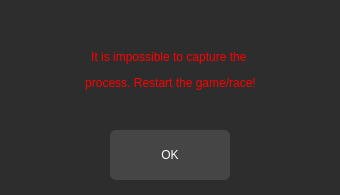
<?xml version="1.0" encoding="UTF-8"?>
<ui version="4.0">
 <class>Form</class>
 <widget class="QWidget" name="Form">
  <property name="geometry">
   <rect>
    <x>0</x>
    <y>0</y>
    <width>340</width>
    <height>195</height>
   </rect>
  </property>
  <property name="windowTitle">
   <string>Form</string>
  </property>
  <property name="styleSheet">
   <string notr="true">QWidget{
	background-color: rgb(45, 45, 45);
}</string>
  </property>
  <widget class="QLabel" name="Error_hook">
   <property name="geometry">
    <rect>
     <x>20</x>
     <y>20</y>
     <width>301</width>
     <height>101</height>
    </rect>
   </property>
   <property name="styleSheet">
    <string notr="true">QLabel{
	color: rgb(255, 0, 0);
	font: 75 11pt &quot;MS Shell Dlg 2&quot;;
	background-color: rgb(45, 45, 45);
}</string>
   </property>
   <property name="text">
    <string>&lt;html&gt;&lt;head/&gt;&lt;body&gt;&lt;p align=&quot;center&quot;&gt;&lt;span style=&quot; font-weight:400;&quot;&gt;It is impossible to capture the &lt;/span&gt;&lt;/p&gt;&lt;p align=&quot;center&quot;&gt;&lt;span style=&quot; font-weight:400;&quot;&gt;process. Restart the game/race!&lt;/span&gt;&lt;/p&gt;&lt;/body&gt;&lt;/html&gt;</string>
   </property>
   <property name="margin">
    <number>10</number>
   </property>
  </widget>
  <widget class="QPushButton" name="OK_btn">
   <property name="geometry">
    <rect>
     <x>110</x>
     <y>130</y>
     <width>120</width>
     <height>50</height>
    </rect>
   </property>
   <property name="styleSheet">
    <string notr="true">QPushButton {
	color: rgb(255, 255, 255);
	font: 10pt &quot;MS Shell Dlg 2&quot;;
    border-radius: 6px;
	background-color: rgb(69, 69, 69);
    min-width: 80px;
}
QPushButton:hover{
	border: 2px solid rgb(50, 50, 50);
}
QPushButton:pressed {
	background-color: rgb(64, 64, 64);
}

QPushButton:flat {
    border: none; 
}

QPushButton:default {
    border-color: navy; 
}</string>
   </property>
   <property name="text">
    <string>OK</string>
   </property>
  </widget>
 </widget>
 <resources/>
 <connections/>
</ui>
